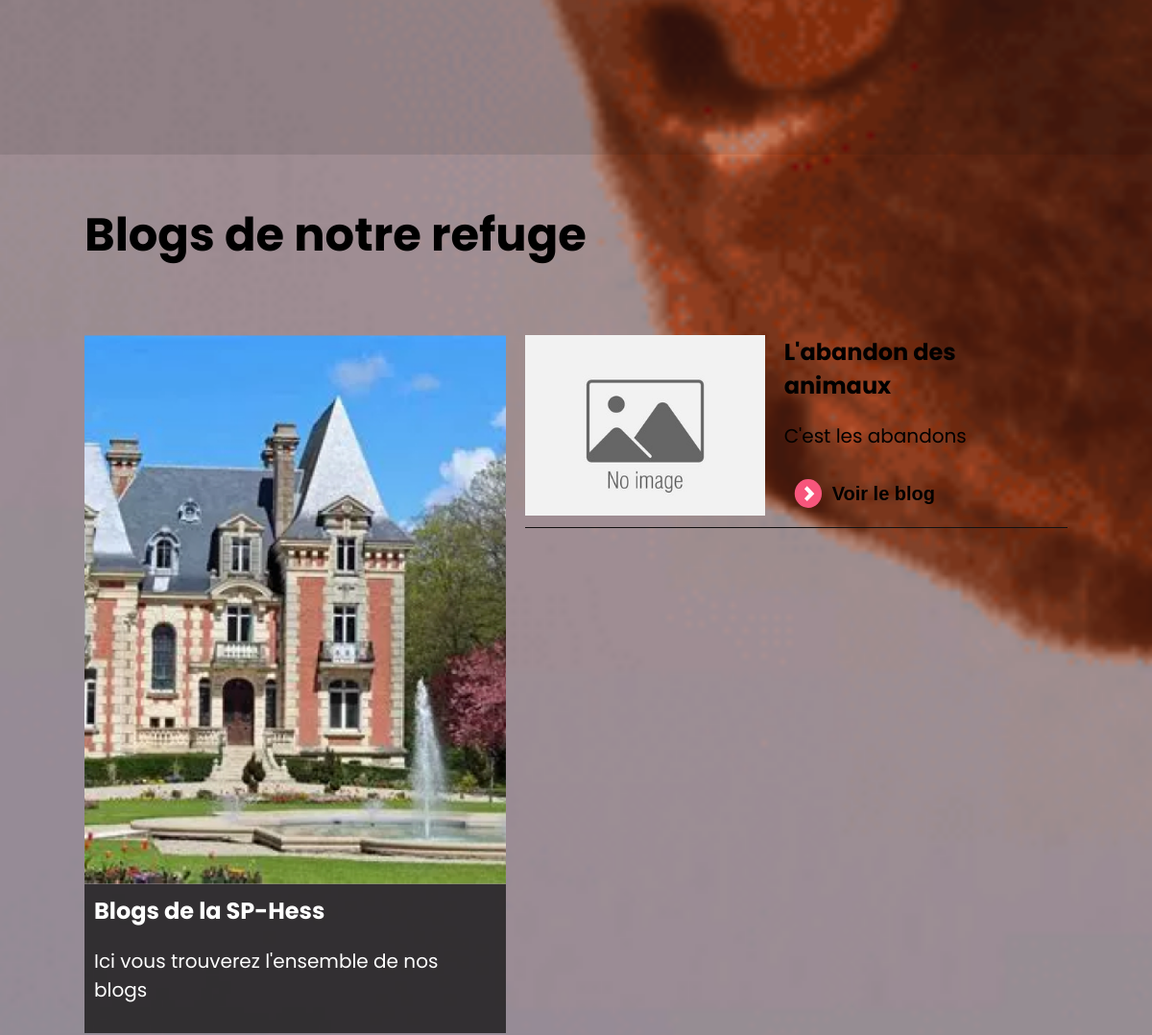
The app's page / (middle part), older data.
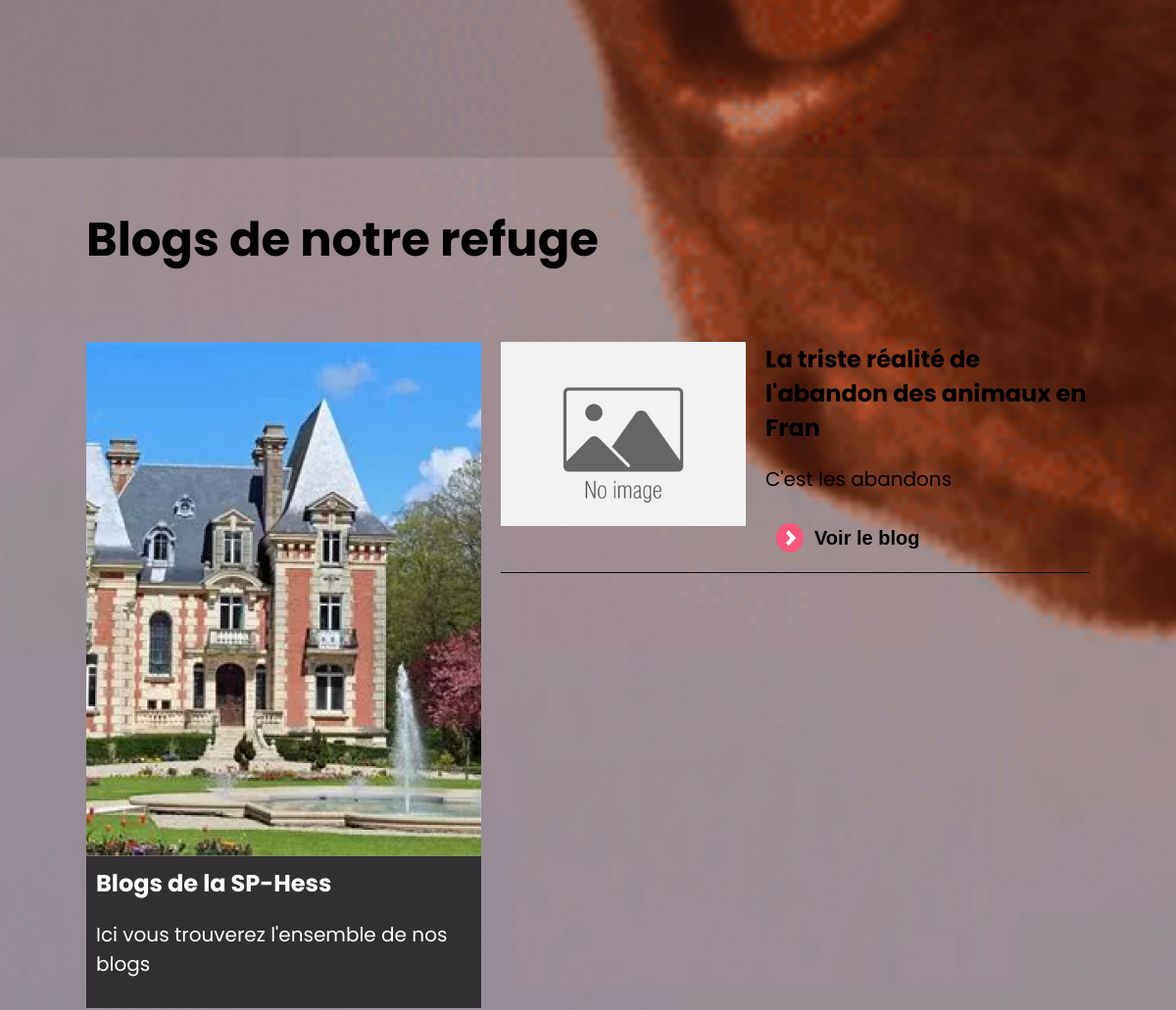
The same page, newer data.
### tables this page shows
CREATE TABLE IF NOT EXISTS `blog` (
  `id_blog` int NOT NULL AUTO_INCREMENT,
  `titre` varchar(255) NOT NULL,
  `sousTitre` text NOT NULL,
  `contenu` longtext NOT NULL,
  `image` varchar(50) NOT NULL,
  `dateCreation` datetime NOT NULL,
  `dateModification` datetime DEFAULT NULL,
  PRIMARY KEY (`id_blog`)
);

### controleur/controleur.php (called while the page is built, shortened)
<?php
require_once "modele/blog.php";
function accueil() {
    $ObjectBlog = new Blog();
    $blogs = $ObjectBlog->getBlogsHome();
    require "vue/vueAccueil.php";
}

### modele/blog.php (called while the page is built, shortened)
<?php
require_once "modele/modele.php";
class Blog extends database
{
    public function getBlogsHome(){
        $req = '
           SELECT *
           FROM blog
           ORDER BY dateCreation
           LIMIT 3
           ';
        $res = $this->execReq($req);
        return $res;
    }
}

### modele/modele.php (called while the page is built, shortened)
<?php
abstract class database {
    private $bdd;
    protected function execReq($req) {
        return $this->connexionBDD()->query($req)->fetchAll(PDO::FETCH_ASSOC);
    }
    private function connexionBDD() {
        if(!isset($this->bdd)){
            try {
                $options=array(PDO::MYSQL_ATTR_INIT_COMMAND => "SET NAMES utf8");
                $this->bdd=new PDO('mysql:host='.DBHOST.';dbname='.DBNAME, DBUSER, DBPWD, $options);
            }
            catch(Exception $err) {
                throw new Exception("Connexion à la BDD");
            }
        }
        return $this->bdd;
    }
}

### vue/vueAccueil.php (the view, shortened to what this page needs)
<section class="home">
    <div class="hero">
        <img sizes="(max-width: 1400px) 100vw, 1400px" srcset="
                ./assets/fond_home/fond_home_x42khs_c_scale,w_200.png 200w,
                ./assets/fond_home/fond_home_x42khs_c_scale,w_464.png 464w,
                ./assets/fond_home/fond_home_x42khs_c_scale,w_627.png 627w,
                ./assets/fond_home/fond_home_x42khs_c_scale,w_783.png 783w,
                ./assets/fond_home/fond_home_x42khs_c_scale,w_923.png 923w,
                ./assets/fond_home/fond_home_x42khs_c_scale,w_999.png 999w,
                ./assets/fond_home/fond_home_x42khs_c_scale,w_1107.png 1107w,
                ./assets/fond_home/fond_home_x42khs_c_scale,w_1201.png 1201w,
                ./assets/fond_home/fond_home_x42khs_c_scale,w_1288.png 1288w,
                ./assets/fond_home/fond_home_x42khs_c_scale,w_1349.png 1349w,
                ./assets/fond_home/fond_home_x42khs_c_scale,w_1400.png 1400w" src="fond_home_x42khs_c_scale,w_1400.png"
            alt="fond d'écran home">
    </div>
</section>
<div class="bg_animaux_section">
    <section class="animaux_section">
    </section>
</div>
<section class="blogs_section">
    <h3>Blogs de notre refuge</h3>
    <div class="blogs_container">
        <div class="blog_left">
            <img sizes="(max-width: 403px) 100vw, 403px" srcset="
            ./assets/about_manoir/about_manoir_fx8rxw_c_scale,w_200.png 200w,
            ./assets/about_manoir/about_manoir_fx8rxw_c_scale,w_231.png 231w,
            ./assets/about_manoir/about_manoir_fx8rxw_c_scale,w_258.png 258w,
            ./assets/about_manoir/about_manoir_fx8rxw_c_scale,w_288.png 288w,
            ./assets/about_manoir/about_manoir_fx8rxw_c_scale,w_312.png 312w,
            ./assets/about_manoir/about_manoir_fx8rxw_c_scale,w_338.png 338w,
            ./assets/about_manoir/about_manoir_fx8rxw_c_scale,w_362.png 362w,
            ./assets/about_manoir/about_manoir_fx8rxw_c_scale,w_384.png 384w,
            ./assets/about_manoir/about_manoir_fx8rxw_c_scale,w_399.png 399w,
            ./assets/about_manoir/about_manoir_fx8rxw_c_scale,w_403.png 403w"
                src="about_manoir_fx8rxw_c_scale,w_403.png" alt="image du manoir de la sp-hess">
            <div class="text">
                <span>Blogs de la SP-Hess</span>
                <p>Ici vous trouverez l'ensemble de nos blogs </p>
            </div>
        </div>
        <div class="blog_right">
            <?php
            foreach ($blogs as $blog) {
                ?>
                <div class="blogs">
                    <img src="./photoBlog/<?= $blog['image'] ?>" alt="" srcset="">
                    <div class="text">
                        <span>
                            <?= $blog['titre'] ?>
                        </span>
                        <p>
                            <?= $blog['sousTitre'] ?>
                        </p>
                        <a href="index.php?action=blog&&idBlog=<?= $blog['id_blog'] ?>">
                            <button>
                                Voir le blog
                            </button>
                        </a>
                    </div>
                </div>
                <?php
            }
            ?>
        </div>
    </div>
</section>
<?php
require "gabarit.php";

Row changes from the older to the newer data that the page shows:
changed blog "C'est les abandons": titre "L'abandon des animaux" → "La triste réalité de l'abandon des animaux en Fran"
